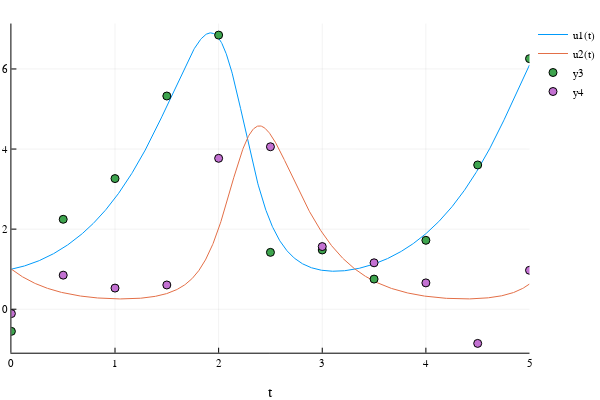

Notebook code for this chart:
### Markdown cell above
Add some measurement error to the data.

### Code cell
data1 = Array(sol_discrete) .+ 0.8 * randn(size(Array(sol_discrete)));
Plots.plot(sol)
Plots.scatter!(sol_discrete.t, data1')

### Figure 1 — Plotly figure (JSON) as saved in the notebook; plotly's stock layout.template omitted (floating-point values rounded to 4 significant figures; data arrays with more than 128 entries replaced by an {"elided": "..."} marker saying what was removed)
{"data": [{"colorbar": {"title": ""}, "legendgroup": "u1(t)", "line": {"color": "rgba(0, 154, 250, 1.000)", "dash": "solid", "shape": "linear", "width": 1}, "mode": "lines", "name": "u1(t)", "showlegend": true, "type": "scatter", "x": {"elided": "1000 float values"}, "xaxis": "x1", "y": {"elided": "1000 float values"}, "yaxis": "y1", "zmax": null, "zmin": null}, {"colorbar": {"title": ""}, "legendgroup": "u2(t)", "line": {"color": "rgba(227, 111, 71, 1.000)", "dash": "solid", "shape": "linear", "width": 1}, "mode": "lines", "name": "u2(t)", "showlegend": true, "type": "scatter", "x": {"elided": "1000 float values"}, "xaxis": "x1", "y": {"elided": "1000 float values"}, "yaxis": "y1", "zmax": null, "zmin": null}, {"colorbar": {"title": ""}, "legendgroup": "y3", "marker": {"color": "rgba(62, 164, 78, 1.000)", "line": {"color": "rgba(0, 0, 0, 1.000)", "width": 1}, "size": 8, "symbol": "circle"}, "mode": "markers", "name": "y3", "showlegend": true, "type": "scatter", "x": [0, 0.5, 1, 1.5, 2, 2.5, 3, 3.5, 4, 4.5, 5], "xaxis": "x1", "y": [-0.5527, 2.246, 3.262, 5.325, 6.846, 1.42, 1.479, 0.7528, 1.721, 3.603, 6.257], "yaxis": "y1", "zmax": null, "zmin": null}, {"colorbar": {"title": ""}, "legendgroup": "y4", "marker": {"color": "rgba(195, 113, 210, 1.000)", "line": {"color": "rgba(0, 0, 0, 1.000)", "width": 1}, "size": 8, "symbol": "circle"}, "mode": "markers", "name": "y4", "showlegend": true, "type": "scatter", "x": [0, 0.5, 1, 1.5, 2, 2.5, 3, 3.5, 4, 4.5, 5], "xaxis": "x1", "y": [-0.1092, 0.8506, 0.5278, 0.6057, 3.768, 4.057, 1.565, 1.159, 0.6578, -0.8532, 0.9722], "yaxis": "y1", "zmax": null, "zmin": null}], "layout": {"annotations": [], "height": 400, "legend": {"bgcolor": "rgba(255, 255, 255, 1.000)", "bordercolor": "rgba(0, 0, 0, 1.000)", "font": {"color": "rgba(0, 0, 0, 1.000)", "family": "sans-serif", "size": 11}, "tracegroupgap": 0, "x": 1, "y": 1}, "margin": {"b": 20, "l": 0, "r": 0, "t": 20}, "paper_bgcolor": "rgba(255, 255, 255, 1.000)", "plot_bgcolor": "rgba(255, 255, 255, 1.000)", "showlegend": true, "width": 600, "xaxis": {"anchor": "y1", "domain": [0.02138, 0.9934], "gridcolor": "rgba(0, 0, 0, 0.100)", "gridwidth": 0.5, "linecolor": "rgba(0, 0, 0, 1.000)", "mirror": false, "range": [0, 5], "showgrid": true, "showline": true, "showticklabels": true, "tickangle": 0, "tickcolor": "rgb(0, 0, 0)", "tickfont": {"color": "rgba(0, 0, 0, 1.000)", "family": "sans-serif", "size": 11}, "tickmode": "array", "ticks": "inside", "ticktext": ["0", "1", "2", "3", "4", "5"], "tickvals": [0, 1, 2, 3, 4, 5], "title": "t", "titlefont": {"color": "rgba(0, 0, 0, 1.000)", "family": "sans-serif", "size": 15}, "type": "-", "visible": true, "zeroline": false, "zerolinecolor": "rgba(0, 0, 0, 1.000)"}, "yaxis": {"anchor": "x1", "domain": [0.07581, 0.9902], "gridcolor": "rgba(0, 0, 0, 0.100)", "gridwidth": 0.5, "linecolor": "rgba(0, 0, 0, 1.000)", "mirror": false, "range": [-1.086, 7.134], "showgrid": true, "showline": true, "showticklabels": true, "tickangle": 0, "tickcolor": "rgb(0, 0, 0)", "tickfont": {"color": "rgba(0, 0, 0, 1.000)", "family": "sans-serif", "size": 11}, "tickmode": "array", "ticks": "inside", "ticktext": ["0", "2", "4", "6"], "tickvals": [0, 2, 4, 6], "title": "", "titlefont": {"color": "rgba(0, 0, 0, 1.000)", "family": "sans-serif", "size": 15}, "type": "-", "visible": true, "zeroline": false, "zerolinecolor": "rgba(0, 0, 0, 1.000)"}}}
